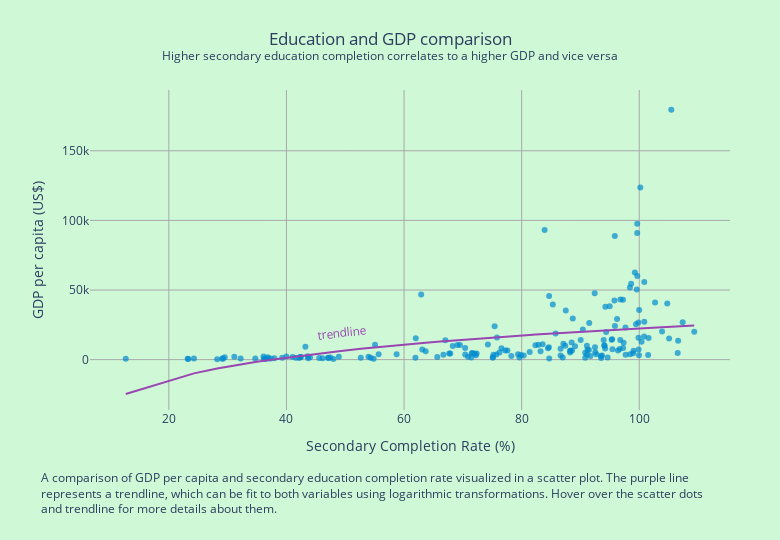

Notebook cell for this chart:
### Markdown cell above
One can also argue that a society with adequate education will produce an increasing GDP. Research at the university of Munich has shown that people with higher quality education are able to achieve jobs with more complex skill sets, resulting in a higher paying job. When more people obtain these higher paying jobs, the GDP of the country of origin will increase. This in turn will influence the life expectancy of the country. Research originating from the University of Zagreb has shown that an increase in GDP of a country also has a positive influence on the country's life expectancy. This claim can be visualized using the data of GDP and education completion rate. For the following graph, secondary education completion rate was used to compare GDP. The graph shows that an increase in education correlates with an increase in GDP, which in turn delivers an increase in life expectancy.

### Code cell
%run scatter_with_regression.ipynb

### Figure 1 — Plotly figure (JSON) as saved in the notebook; plotly's stock layout.template omitted (floating-point values rounded to 4 significant figures; data arrays with more than 128 entries replaced by an {"elided": "..."} marker saying what was removed)
{"data": [{"customdata": {"elided": "181x1 str values"}, "hovertemplate": "<b>%{customdata[0]}</b><br>GDP per capita: $%{y}<br>Completion Rate: %{x}%<br><extra></extra>", "legendgroup": "", "marker": {"color": "#008bcf", "opacity": 0.7, "symbol": "circle"}, "mode": "markers", "name": "", "orientation": "v", "showlegend": false, "type": "scatter", "x": {"elided": "181 float values"}, "xaxis": "x", "y": {"elided": "181 float values"}, "yaxis": "y"}, {"hovertemplate": "GDP: $%{y}<br>Completion Rate: %{x}%<extra></extra>", "legendgroup": "", "line": {"color": "#9946b2"}, "marker": {"color": "#008bcf", "opacity": 0.7, "symbol": "circle"}, "mode": "lines", "name": "", "showlegend": false, "type": "scatter", "x": {"elided": "181 float values"}, "xaxis": "x", "y": {"elided": "181 float values"}, "yaxis": "y"}], "layout": {"annotations": [{"align": "left", "font": {"size": 12}, "showarrow": false, "text": "A comparison of GDP per capita and secondary education completion rate visualized in a scatter plot. The purple line<br>represents a trendline, which can be fit to both variables using logarithmic transformations. Hover over the scatter dots<br>and trendline for more details about them.", "x": -0.08, "xanchor": "left", "xref": "paper", "y": -0.34, "yanchor": "bottom", "yref": "paper"}, {"align": "left", "font": {"color": "#9946b2"}, "showarrow": false, "text": "trendline", "textangle": -6, "x": 0.35, "xanchor": "left", "xref": "paper", "y": 0.2, "yanchor": "bottom", "yref": "paper"}], "height": 540, "legend": {"tracegroupgap": 0}, "margin": {"b": 130, "l": 90, "r": 50, "t": 90}, "paper_bgcolor": "#cff8d6", "plot_bgcolor": "#cff8d6", "title": {"text": "Education and GDP comparison<br><sup>Higher secondary education completion correlates to a higher GDP and vice versa</sup>", "x": 0.5}, "width": 780, "xaxis": {"anchor": "y", "domain": [0, 1], "gridcolor": "darkgrey", "gridwidth": 1, "tickvals": [20, 40, 60, 80, 100], "title": {"text": "Secondary Completion Rate (%)"}, "zeroline": false}, "yaxis": {"anchor": "x", "domain": [0, 1], "gridcolor": "darkgrey", "gridwidth": 1, "title": {"text": "GDP per capita (US$)"}, "zeroline": false}}}
